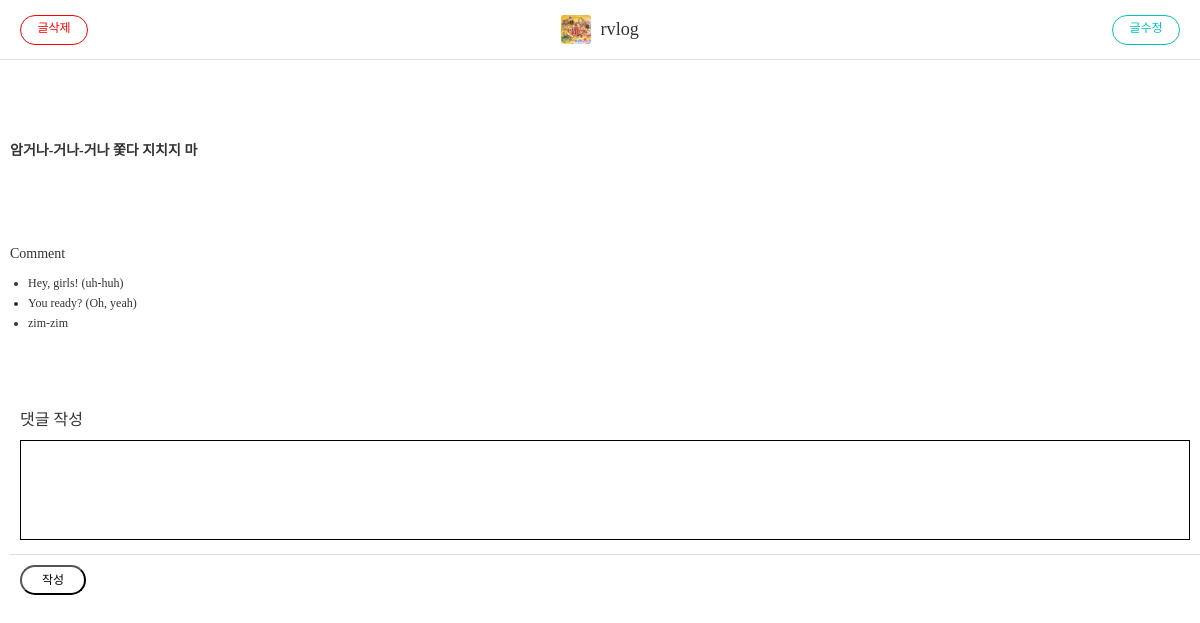
Screenshot of /post/3/ with the database file from the repository.
### blog/models.py (models this page shows, shortened)
class Post(models.Model):
    title = models.CharField("포스트 제목", max_length=100)
    content = models.TextField("포스트 내용")
    thumbnail = models.ImageField("썸네일", upload_to="post", blank=True)

class Comment(models.Model):
    post = models.ForeignKey(Post, on_delete=models.CASCADE)
    content = models.TextField("댓글 내용")

### blog/views.py (the view)
# urls.py: path('<int:isthis>/', views.post_detail),
def post_detail(request, isthis):
    detail = Post.objects.get(id=isthis)
    context = {
        "detail":detail
    }
    if request.method == "POST":
        comment = request.POST["comment-content"]
        Comment.objects.create(
            post_id=isthis,
            content=comment
        )
    return render(request, "post_detail.html", context)

### templates/post_detail.html (shortened to what this page needs)
<!DOCTYPE html>
<html lang="en">
{% load static %}
<head>
    <link rel="stylesheet" href="{% static 'css/style.css' %}">
</head>
<body>
    <div id="navbar">
        {% if detail.thumbnail %}
            <img src="{{ detail.thumbnail.url }}">
        {% endif %}
        <a href="/post">
            <span>rvlog</span>
        </a>
        <a href="/post/{{ detail.id }}/update/" class="btn btn-primary">글수정</a>
        <a href="/post/{{ detail.id }}/delete/" class="btn btn-delete">글삭제</a>
    </div>
    <div id="post-detail">
        <p style="margin-top: 80px;">
            <b>
                {{ detail.content|linebreaksbr }}
            </b>
        </p>
    </div>
    <div style="margin-left: 10px;">
        <p>Comment</p>
        <ul class="comments">
            {% for comment in detail.comment_set.all %}
                <li class="comment" style="margin-top: 5px;">
                    {{ comment.content }}
                </li>
            {% empty %}
                <li class="comment-empty">no comment yet</li>
            {% endfor %}
        </ul>
        <div id="post-add">
            <form method="POST">
                <div>
                    <label>댓글 작성</label>
                    <textarea name="comment-content" style="outline: black; border: 1px solid black;" ></textarea>
                </div>
                <div>
                    <button type="submit" class="btn btn">작성</button>
                </div>
            </form>
        </div>
    </div>
</body>
</html>

### static/css/style.css (style rules this page uses)
ul, ol { list-style: none; padding: 0; margin: 0; }
a { text-decoration: none; color: #333; }
html { margin: 0; font-family: "Noto Sans KR", serif; font-weight: 300; font-size: 14px; color: #333; height: 100%; }
body { margin: 0; height: 100%; }
#navbar { position: fixed; top: 0; width: 100%; z-index: 999; display: flex; flex-direction: row; flex-wrap: nowrap; justify-content: center; align-items: center; background-color: rgba(255, 255, 255, 0.9); color: #666; font-size: 1.3rem; height: 59px; border-bottom: 1px solid #ddd; }
#navbar img { height: 29.5px; border-radius: 3px; margin-right: 10px; }
#navbar .btn { position: absolute; right: 20px; }
#navbar .btn-delete { position: absolute; left: 20px; }
.btn { width: 66px; height: 30px; line-height: 25px; background-color: #fff; border-radius: 15px; transition-duration: 0.3s; transition-timing-function: ease; font-size: 12px; cursor: pointer; text-align: center; }
a.btn { height: 28px; }
.btn-delete { border: 1px solid #ff0000; color: #ff0000; }
.btn-primary { border: 1px solid #00c3bd; color: #00c3bd; }
ul.comments { font-size: 12px; }
ul.comments > li.comment { list-style: disc; margin-left: 1.5em; }
#post-detail { padding: 59px 10px; }
#post-add { padding: 59px 0; }
#post-add input, #post-add textarea { border: none; padding: 10px; }
#post-add textarea { width: 100%; min-height: 100px; box-sizing: border-box; resize: none; }
#post-add > form { width: 100%; }
#post-add > form > div { padding: 10px; }
#post-add > form > div > label { vertical-align: top; font-size: 16px; line-height: 40px; }
#post-add > form > div:nth-of-type(1) { border-bottom: 1px solid #ddd; }

### rows the page displays
Post: thumbnail (picture), content "암거나-거나-거나 쫓다 지치지 마"
Comment: content "Hey, girls! (uh-huh)"
Comment: content "You ready? (Oh, yeah)"
Comment: content "zim-zim"
